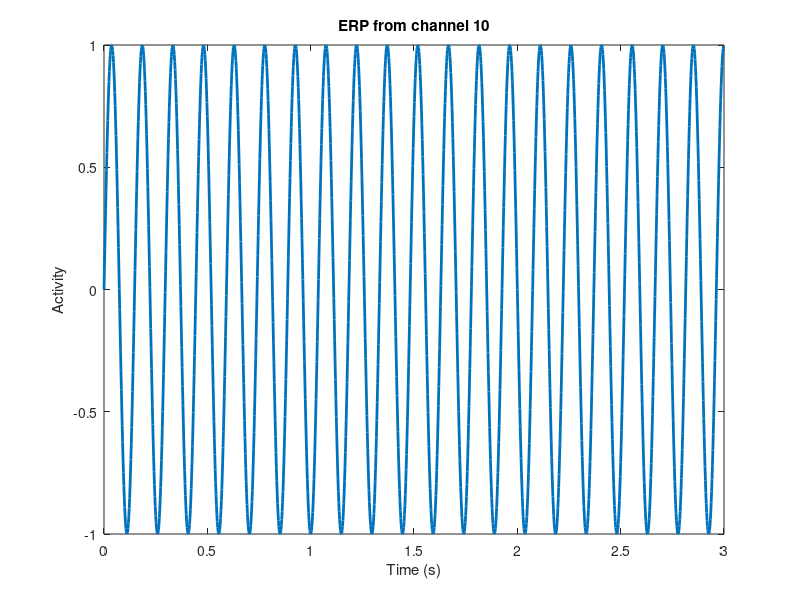

MATLAB code for this plot: (Note: this script raises an error after producing the figure.)
%%
%     COURSE: Solved challenges in neural time series analysis
%    SECTION: Simulating EEG data
%      VIDEO: Project 1: Channel-level EEG data
% Instructor: sincxpress.com
%
%%

%%% INSTRUCTIONS:
% The goal of this assignment is to simulate time series data
% that can be used to test time-series analysis methods.
% For each section below: 
%   1) Complete the MATLAB code
%   2) Put the data into the EEG structure
%      - Make sure all relevant fields are accurate (EEG.data, EEG.pnts, EEG.trials, EEG.srate, EEG.nbchan, EEG.times)
%   3) Use function plot_simEEG to plot some data

%% 1) pure phase-locked sine wave

% parameters
EEG.srate  = 500; % sampling rate in Hz
EEG.pnts   = 1500;
EEG.trials = 30;
EEG.nbchan = 23;

sinefreq = 6.75; % in Hz

% time vector
EEG.times = (0:EEG.pnts-1)/EEG.srate;

EEG.data = zeros([EEG.nbchan, EEG.pnts, EEG.trials]);

% loop over channels and create data
for chan = 1:EEG.nbchan
    for trial = 1:EEG.trials
        EEG.data(chan, :, trial) = sin(2*pi*sinefreq*EEG.times);
    end
end


% plot an ERP from one channel
figure(1), clf
plot(EEG.times,squeeze(mean(EEG.data(10,:,:),3)),'linew',2)
xlabel('Time (s)'), ylabel('Activity')
title('ERP from channel 10')


% the function below takes at least one argument (EEG),
% and optionally a second argument (channel number),
% and optionally a third argument (figure number)
plot_simEEG(EEG,2,2)

%% 2) Non-phase-locked sine wave

% hint: copy/paste the code above but add something inside the sine 
%       function on each trial.

EEG.data = zeros([EEG.nbchan, EEG.pnts, EEG.trials]);

% loop over channels and create data
for chan = 1:EEG.nbchan
    for trial = 1:EEG.trials
        EEG.data(chan, :, trial) = sin(2*pi*sinefreq*EEG.times + 2*pi/2*randn);
    end
end


% the function below takes at least one argument (EEG),
% and optionally a second argument (channel number),
% and optionally a third argument (figure number)
plot_simEEG(EEG,2,3)
plot_simEEG(EEG, 10, 4)

%% 3) multisine waves

% list of frequencies and corresponding amplitudes
frex = [ 3 5 16 ];
amps = [ 2 4 5  ];

sinewave = zeros(length(frex), length(EEG.times));

% loop over channels and trials
for chani=1:EEG.nbchan
    for triali=1:EEG.trials
        
         for idx = 1:length(frex)
             sinewave = sinewave + amps(idx) * sin(2 * pi * frex(idx) * EEG.times);
         end
        
        % sinewave = sum(amps) * sin(2 * pi * sum(frex) * EEG.times)

        % data as a sine wave plus noise
        EEG.data(chani,:,triali) = sum(sinewave);
    end
end

plot_simEEG(EEG, 12, 1)
plot_simEEG(EEG, 21, 4)

%% Question: What can you change in the code above to make the EEG
%             activity non-phase-locked over trials?

sinewave = zeros(length(frex), length(EEG.times));

% loop over channels and trials
for chani=1:EEG.nbchan
    for triali=1:EEG.trials
        
         for idx = 1:length(frex)
             sinewave(idx, :) = amps(idx) * sin(2 * pi * frex(idx) * EEG.times + 2*pi/3*randn);
         end
        
        % sinewave = sum(amps) * sin(2 * pi * sum(frex) * EEG.times)

        % data as a sine wave plus noise
        EEG.data(chani,:,triali) = sum(sinewave);
    end
end

plot_simEEG(EEG, 12, 3)
plot_simEEG(EEG, 21, 4)

%% What happens if frequencies get closer to each other -> get squashed together

% list of frequencies and corresponding amplitudes
frex = [ 3 9 15 ];
amps = [ 2 4 5  ];

sinewave = zeros(length(frex), length(EEG.times));

% loop over channels and trials
for chani=1:EEG.nbchan
    for triali=1:EEG.trials
        
         for idx = 1:length(frex)
             sinewave(idx, :) = amps(idx) * sin(2 * pi * frex(idx) * EEG.times + 2*pi/3*randn);
         end
        
        % sinewave = sum(amps) * sin(2 * pi * sum(frex) * EEG.times)

        % data as a sine wave plus noise
        EEG.data(chani,:,triali) = sum(sinewave);
    end
end

plot_simEEG(EEG, 12, 3)
colormap jet
colorbar
plot_simEEG(EEG, 21, 4)
colormap jet
colorbar

%%% Question: Which of the plots look different for phase-locked vs. non-phase-locked?
%             (Hint: plot them in different figures to facilitate comparison.)
%             Are you surprised about the differences?

%% 4) nonstationary sine waves: chirp

for chan = 1: EEG.nbchan
    for trial = 1 : EEG.trials
        % hint: instantaneous frequency via interpolated random numbers
        freqmod = 20*interp1(rand(1,10),linspace(1,10,EEG.pnts));
        signal  = sin( 2*pi * ((EEG.times + cumsum(freqmod))/EEG.srate) );

        EEG.data(chan, :, trial) = signal;
    end
end

plot_simEEG(EEG, 2, 5)

figure(2)
subplot(211)
plot(EEG.times, freqmod, 'r', 'linew', 3)
xlabel('Time (s)')
ylabel('Frequency (Hz)')
title('Instantaneous frequency')

subplot(212)
plot(EEG.times, signal, 'k')
xlabel('Time (s)')
ylabel('Amplitude (a.u.)')
title('Signal (chirp)')


%% non-stationary sine wave with frequency domain to time domain

times = -2:1/EEG.srate:10;

ptime = 3;
ampl = 5;
fwhm = 3;

% Gaussian
gaus = ampl * exp(-(4 * log(2) * (times - ptime).^2) / fwhm^2);

winN = gaus ./ max(gaus);
midp = dsearchn(times', ptime);
pst5 = midp - 1 + dsearchn(gaus(midp:end)', .5);
pre5 = dsearchn(gaus(1:midp)', .5);
emp_fwhm = times(pst5) - times(pre5);

figure(1), hold on
plot(times, gaus, 'k', 'linew', 2)
plot(times([pre5 pst5]), gaus([pre5 pst5]), 'ro--', 'markerfacecolor', 'k')
plot(times([pre5 pst5]), [0 winN(pre5)], 'r:')
plot(times([pre5 pst5]), [0 winN(pst5)], 'r:')
title(['FWHM: ' num2str(fwhm) 's, empirical FWHM: ' num2str(emp_fwhm), 's'])
xlabel('Time (s)'), ylabel('Amplitude')


%% 5) transient oscillations w/ Gaussian


peaktime = 1; % seconds
width = .12;


for chan = 1: EEG.nbchan
    for trial = 1 : EEG.trials
        gaus = exp( -(EEG.times-peaktime).^2 / (2*width^2) );
        
        % then multiply the gaussian by a sine wave
        sinewave = sin(2 * pi * sinefreq * EEG.times) .* gaus;
        EEG.data(chan, :, trial) = sinewave;
    end 
end

plot_simEEG(EEG, 2, 1)

%% transient oscillation w/ Gaussian + noise

peaktime = 1; % seconds
width = .12;

for chan = 1: EEG.nbchan
    for trial = 1 : EEG.trials
        gaus = exp( -(EEG.times-peaktime + randn/5).^2 / (2*width^2) );
        
        % then multiply the gaussian by a sine wave
        sinewave = sin(2 * pi * sinefreq * EEG.times) .* gaus;

        EEG.data(chan, :, trial) = sinewave;
    end 
end

plot_simEEG(EEG, 2, 2)

%% 6) repeat #3 with white noise

% list of frequencies and corresponding amplitudes
frex = [ 3 5 16 ];
amps = [ 2 4 5  ];

sinewave = zeros(length(frex), length(EEG.times));

% loop over channels and trials
for chani=1:EEG.nbchan
    for triali=1:EEG.trials
        
         for idx = 1:length(frex)
             sinewave(idx, :) = amps(idx) * sin(2 * pi * frex(idx) * EEG.times);
         end
        
        % sinewave = sum(amps) * sin(2 * pi * sum(frex) * EEG.times)

        % data as a sine wave plus noise
        EEG.data(chani,:,triali) = sum(sinewave) + (randn(size(EEG.times)) * frex(1) + amps(1));
    end
end

plot_simEEG(EEG, 12, 3)
plot_simEEG(EEG, 21, 4)



%% 7) repeat #5 with 1/f noise

% amount of noise
noiseamp = .3;


peaktime = 1; % seconds
width    = .12;
sinefreq = 7; % for sine wave

% create Gaussian taper
gaus = exp( -(EEG.times-peaktime).^2 / (2*width^2) );

% loop over channels and trials
for chani=1:EEG.nbchan
    for triali=1:EEG.trials
        
        % trial-unique sine wave
        cosw = cos(2*pi*sinefreq*EEG.times + 2*pi*rand);
        
        %%% 1/f noise
        ed = 50; % exponential decay parameter
        as = rand(1,floor(EEG.pnts/2)-1) .* exp(-(1:floor(EEG.pnts/2)-1)/ed);
        as = [as(1) as 0 as(:,end:-1:1)];
        
        % Fourier coefficients
        fc = as .* exp(1i*2*pi*rand(size(as)));
        
        % inverse Fourier transform to create the noise
        noise = real(ifft(fc)) * EEG.pnts;
        
        
        % data as signal + noise
        EEG.data(chani,:,triali) = cosw .* gaus + noiseamp*noise;
    end
end

plot_simEEG(EEG,2,7)

%%

